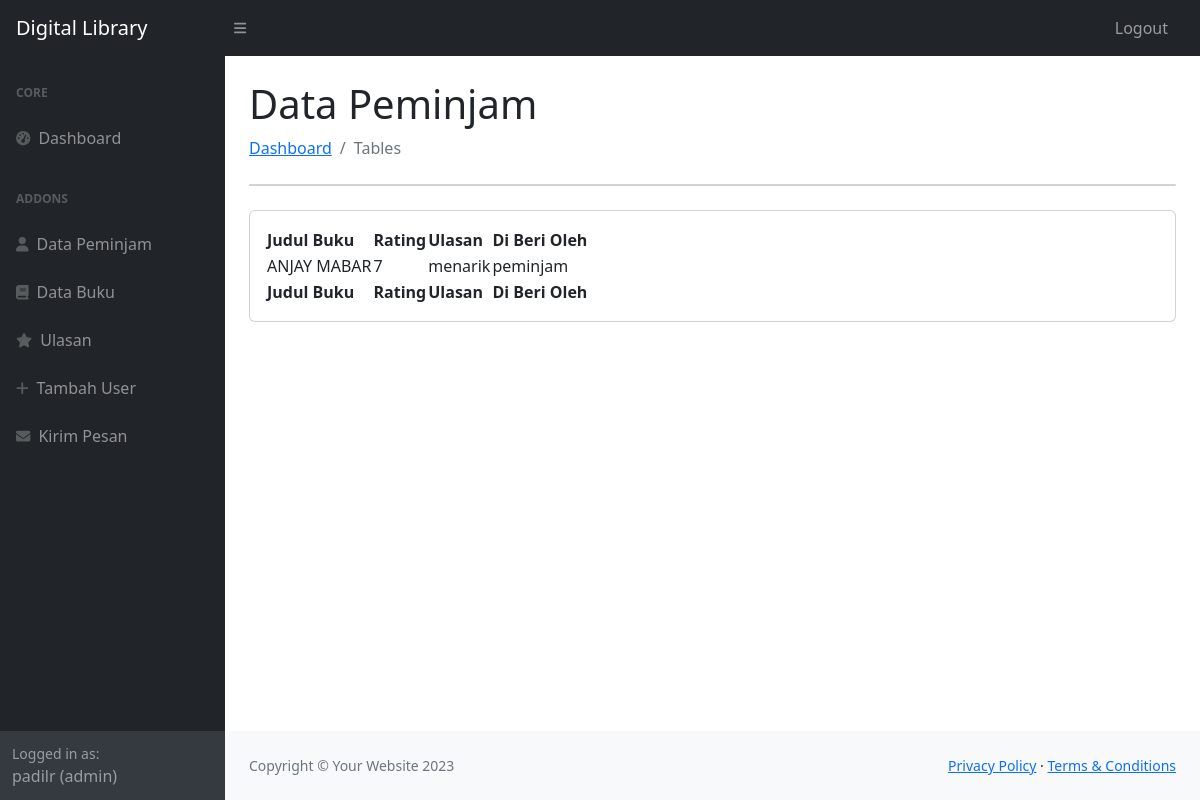
The app's page /ulasan.php (signed in) with its own data.
### tables this page shows
CREATE TABLE `user` (
  `userID` int(11) NOT NULL,
  `username` varchar(225) NOT NULL,
  `password` varchar(225) NOT NULL,
  `email` varchar(225) NOT NULL,
  `namalengkap` varchar(225) NOT NULL,
  `alamat` text NOT NULL,
  `level` varchar(225) NOT NULL
);

CREATE TABLE `ulasanbuku` (
  `ulasanID` int(11) NOT NULL,
  `userID` int(11) NOT NULL,
  `bukuID` int(11) NOT NULL,
  `ulasan` text NOT NULL,
  `rating` int(11) NOT NULL,
  `judul` varchar(225) NOT NULL,
  `username` varchar(225) NOT NULL
);

### ulasan.php (the view, shortened to what this page needs)
<!DOCTYPE html>
<html lang="en">
    <head>
        <link href="https://cdn.jsdelivr.net/npm/simple-datatables@7.1.2/dist/style.min.css" rel="stylesheet" />
        <link href="css/styles.css" rel="stylesheet" />
    </head>
    <body class="sb-nav-fixed">
    <?php include 'nav.php'; ?>
            <div id="layoutSidenav_content">
                <main>
                    <div class="container-fluid px-4">
                        <h1 class="mt-4">Data Peminjam</h1>
                        <ol class="breadcrumb mb-4">
                            <li class="breadcrumb-item"><a href="index.html">Dashboard</a></li>
                            <li class="breadcrumb-item active">Tables</li>
                        </ol>
                        <div class="card mb-4">
                        </div>
                        <div class="card mb-4">
                            <div class="card-body">
                                <table id="datatablesSimple">
                                    <thead>
                                        <tr>
                                            <th>Judul Buku</th>
                                            <th>Rating</th>
                                            <th>Ulasan</th>
                                            <th>Di Beri Oleh</th>
                                        </tr>
                                    </thead>
                                    <tfoot>
                                        <tr>
                                              <th>Judul Buku</th>
                                            <th>Rating</th>
                                            <th>Ulasan</th>
                                            <th>Di Beri Oleh</th>
                                        </tr>
                                    </tfoot>
                                    <tbody>
                                    <?php
    include 'koneksi.php';
    $query = "SELECT * FROM ulasanbuku";
    $result = mysqli_query($conn, $query);
    if ($result) {
        while ($row = mysqli_fetch_assoc($result)) {
            echo "<tr>";
            echo "<td>" . $row['judul'] . "</td>";
            echo "<td>" . $row['rating'] . "</td>";
            echo "<td>" . $row['ulasan'] . "</td>";
            echo "<td>" . $row['username'] . "</td>";
            echo "</tr>";
        }
    } else {
        echo "Error: " . $query . "<br>" . mysqli_error($conn);
    }
    ?>
                                    </tbody>
                                </table>
                            </div>
                        </div>
                    </div>
                </main>
                <footer class="py-4 bg-light mt-auto">
                    <div class="container-fluid px-4">
                        <div class="d-flex align-items-center justify-content-between small">
                            <div class="text-muted">Copyright &copy; Your Website 2023</div>
                            <div>
                                <a href="#">Privacy Policy</a>
                                &middot;
                                <a href="#">Terms &amp; Conditions</a>
                            </div>
                        </div>
                    </div>
                </footer>
            </div>
        </div>
    </body>
</html>

### nav.php (shortened to what this page needs)
<nav class="sb-topnav navbar navbar-expand navbar-dark bg-dark">
            <a class="navbar-brand ps-3" href="index.html">Digital Library</a>
            <button class="btn btn-link btn-sm order-1 order-lg-0 me-4 me-lg-0" id="sidebarToggle" href="#!"><i class="fas fa-bars"></i></button>
            <ul class="navbar-nav ms-auto ms-md-0 me-3 me-lg-4">
                <li class="nav-item dropdown">
                    <a class="nav-link"href="logout.php" >Logout</a>
                </li>
            </ul>
        </nav>
        <div id="layoutSidenav">
            <div id="layoutSidenav_nav">
                <nav class="sb-sidenav accordion sb-sidenav-dark" id="sidenavAccordion">
                    <div class="sb-sidenav-menu">
                        <div class="nav">
                            <div class="sb-sidenav-menu-heading">Core</div>
                            <a class="nav-link" href="index.php">
                                <div class="sb-nav-link-icon"><i class="fas fa-tachometer-alt"></i></div>
                                Dashboard
                            </a>
                            <div class="sb-sidenav-menu-heading">Addons</div>
                            <a class="nav-link" href="datapeminjam.php">
                                <div class="sb-nav-link-icon"><i class="fa-solid fa-user"></i></div>
                                Data Peminjam
                            </a>
                            <a class="nav-link" href="databuku.php">
                                <div class="sb-nav-link-icon"><i class="fa-solid fa-book"></i></div>
                                Data Buku
                            </a>
                            <a class="nav-link" href="ulasan.php">
                                <div class="sb-nav-link-icon"><i class="fa-solid fa-star"></i></div>
                                Ulasan
                            </a>
                            <a class="nav-link" href="setting.php">
                                <div class="sb-nav-link-icon"><i class="fa-solid fa-plus"></i></div>
                                Tambah User
                            </a>
                            <a class="nav-link" href="pesan.php">
                                <div class="sb-nav-link-icon"><i class="fa-solid fa-envelope"></i></div>
                                Kirim Pesan
                            </a>
                        </div>
                    </div>
                    <div class="sb-sidenav-footer">
                    <?php
                    include 'koneksi.php';
        $tampilPeg    =mysqli_query($conn, "SELECT * FROM user WHERE username='$_SESSION[username]'");
        $peg    =mysqli_fetch_array($tampilPeg);
    ?>
                        <div class="small">Logged in as:</div>
                        <?php echo $_SESSION['username']; ?> (<?=$peg['level']?>)
                    </div>
                </nav>
            </div>

### records on screen
user: level "admin"
ulasanbuku: judul "ANJAY MABAR", rating "7", ulasan "menarik", username "peminjam"

### other values on screen
$_SESSION['username'] "padilr"
